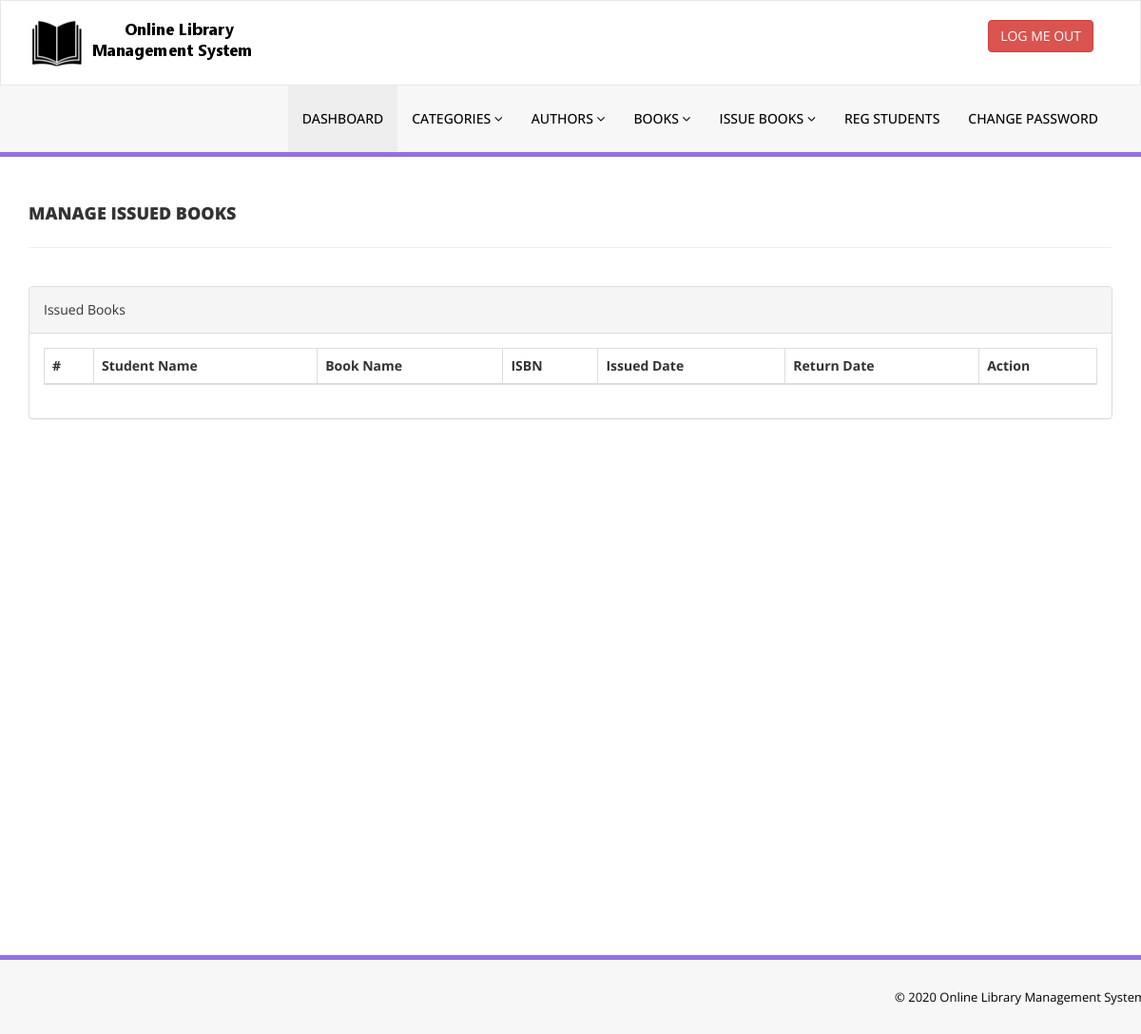
The page /library/admin/manage-issued-books.php (signed in) on the database as committed earlier.
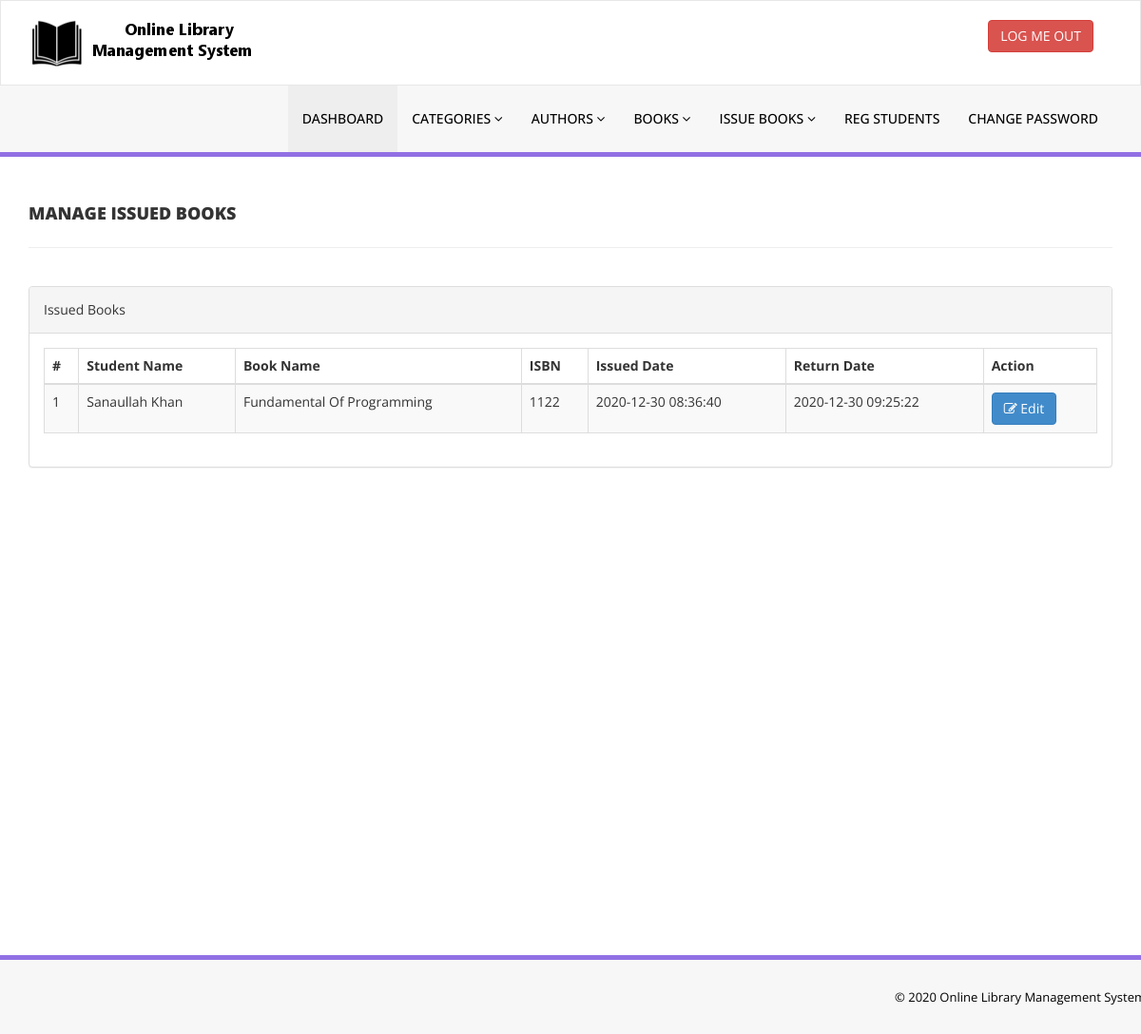
The same page on the database as committed later.
### tables this page shows
CREATE TABLE `tblissuedbookdetails` (
  `id` int(11) NOT NULL,
  `BookId` int(11) DEFAULT NULL,
  `StudentID` varchar(150) DEFAULT NULL,
  `IssuesDate` timestamp NULL DEFAULT current_timestamp(),
  `ReturnDate` timestamp NULL DEFAULT NULL ON UPDATE current_timestamp(),
  `RetrunStatus` int(1) DEFAULT NULL,
  `fine` int(11) DEFAULT NULL
);

CREATE TABLE `tblstudents` (
  `id` int(11) NOT NULL,
  `StudentId` varchar(100) DEFAULT NULL,
  `FullName` varchar(120) DEFAULT NULL,
  `EmailId` varchar(120) DEFAULT NULL,
  `MobileNumber` char(11) DEFAULT NULL,
  `Password` varchar(120) DEFAULT NULL,
  `Status` int(1) DEFAULT NULL,
  `RegDate` timestamp NULL DEFAULT current_timestamp(),
  `UpdationDate` timestamp NULL DEFAULT NULL ON UPDATE current_timestamp()
);

CREATE TABLE `tblbooks` (
  `id` int(11) NOT NULL,
  `BookName` varchar(255) DEFAULT NULL,
  `CatId` int(11) DEFAULT NULL,
  `AuthorId` int(11) DEFAULT NULL,
  `ISBNNumber` int(11) DEFAULT NULL,
  `BookPrice` int(11) DEFAULT NULL,
  `RegDate` timestamp NULL DEFAULT current_timestamp(),
  `UpdationDate` timestamp NULL DEFAULT NULL ON UPDATE current_timestamp()
);

### library/admin/manage-issued-books.php (the view, shortened to what this page needs)
<?php
include('includes/config.php');
if(strlen($_SESSION['alogin'])==0)
    {
header('location:index.php');
}
else{
    ?>
<!DOCTYPE html>
<html xmlns="http://www.w3.org/1999/xhtml">
<head>
    <link href="assets/css/bootstrap.css" rel="stylesheet" />
    <link href="assets/css/font-awesome.css" rel="stylesheet" />
    <link href="assets/js/dataTables/dataTables.bootstrap.css" rel="stylesheet" />
    <link href="assets/css/style.css" rel="stylesheet" />
</head>
<body>
<?php include('includes/header.php');?>
    <div class="content-wrapper">
         <div class="container">
        <div class="row pad-botm">
            <div class="col-md-12">
                <h4 class="header-line">Manage Issued Books</h4>
    </div>
     <div class="row">
</div>
        </div>
            <div class="row">
                <div class="col-md-12">
                    <div class="panel panel-default">
                        <div class="panel-heading">
                          Issued Books
                        </div>
                        <div class="panel-body">
                            <div class="table-responsive">
                                <table class="table table-striped table-bordered table-hover" id="dataTables-example">
                                    <thead>
                                        <tr>
                                            <th>#</th>
                                            <th>Student Name</th>
                                            <th>Book Name</th>
                                            <th>ISBN </th>
                                            <th>Issued Date</th>
                                            <th>Return Date</th>
                                            <th>Action</th>
                                        </tr>
                                    </thead>
                                    <tbody>
<?php $sql = "SELECT tblstudents.FullName,tblbooks.BookName,tblbooks.ISBNNumber,tblissuedbookdetails.IssuesDate,tblissuedbookdetails.ReturnDate,tblissuedbookdetails.id as rid from  tblissuedbookdetails join tblstudents on tblstudents.StudentId=tblissuedbookdetails.StudentId join tblbooks on tblbooks.id=tblissuedbookdetails.BookId order by tblissuedbookdetails.id desc";
$query = $dbh -> prepare($sql);
$query->execute();
$results=$query->fetchAll(PDO::FETCH_OBJ);
$cnt=1;
if($query->rowCount() > 0)
{
foreach($results as $result)
{               ?>
                                        <tr class="odd gradeX">
                                            <td class="center"><?php echo htmlentities($cnt);?></td>
                                            <td class="center"><?php echo htmlentities($result->FullName);?></td>
                                            <td class="center"><?php echo htmlentities($result->BookName);?></td>
                                            <td class="center"><?php echo htmlentities($result->ISBNNumber);?></td>
                                            <td class="center"><?php echo htmlentities($result->IssuesDate);?></td>
                                            <td class="center"><?php if($result->ReturnDate=="")
                                            {
                                                echo htmlentities("Not Return Yet");
                                            } else {
                                            echo htmlentities($result->ReturnDate);
}
                                            ?></td>
                                            <td class="center">
                                            <a href="update-issue-bookdeails.php?rid=<?php echo htmlentities($result->rid);?>"><button class="btn btn-primary"><i class="fa fa-edit "></i> Edit</button>
                                            </td>
                                        </tr>
 <?php $cnt=$cnt+1;}} ?>
                                    </tbody>
                                </table>
                            </div>
                        </div>
                    </div>
                </div>
            </div>
    </div>
    </div>
  <?php include('includes/footer.php');?>
</body>
</html>
<?php } ?>

Rows that differ between the two databases and show on the page:
added tblissuedbookdetails: tblstudents.FullName "Sanaullah Khan", BookId.BookName "Fundamental Of Programming", BookId.ISBNNumber "1122", IssuesDate "2020-12-30 08:36:40", ReturnDate "2020-12-30 09:25:22"
